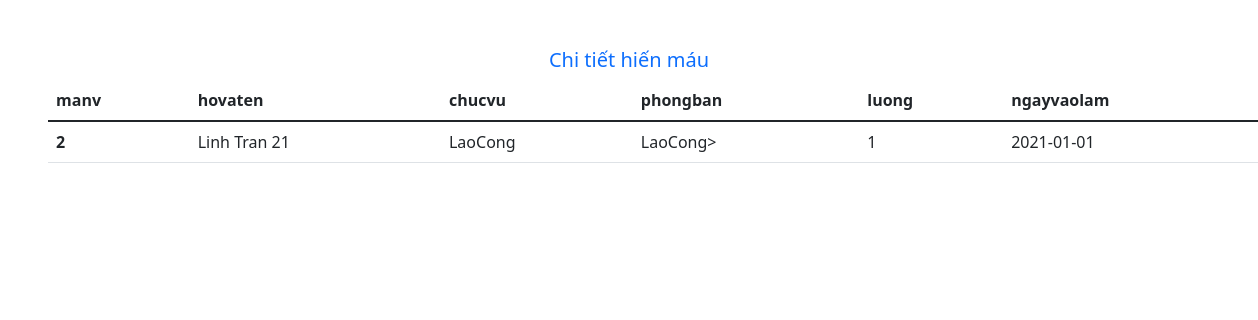
The app's page /index.php?controller=nhanvien&action=detail&id=2 with its own data.
### tables this page shows
CREATE TABLE `nhanvien` (
  `maNV` int(11) NOT NULL,
  `hovaten` varchar(500) NOT NULL,
  `chucvu` varchar(20) NOT NULL,
  `phongban` varchar(500) NOT NULL,
  `luong` int(11) NOT NULL,
  `ngayvaolam` date NOT NULL
);

### controller/NhanvienController.php (called while the page is built, shortened)
<?php
    require_once 'model/NhanvienModel.php';
    class NhanvienController{
        function detail(){
            $manv = $_GET['id'];
            $NVModel = new NhanvienModel();
            $nv = $NVModel->getNhanvien($manv);
            require_once 'view/nhanvien/detail.php';
        }
    }
?>

### index.php (called while the page is built, shortened)
<?php
    $action     = isset($_GET['action']) ? $_GET['action'] : 'index';
    $object = new $classController();
    $object->$action();
?>

### model/NhanvienModel.php (called while the page is built, shortened)
<?php
    class NhanvienModel{
        public function getNhanvien($nhanvienID) {
            $connection = $this->connectDb();
            $querySelect = "SELECT * FROM nhanvien WHERE manv=$nhanvienID";
            $result = mysqli_query($connection, $querySelect);
            $arr_nhanvien = [];
            if(mysqli_num_rows($result) > 0) {
                $arr_nhanviens = mysqli_fetch_all($result, MYSQLI_ASSOC);
                $arr_nhanvien = $arr_nhanviens[0];
            }
            return $arr_nhanvien;
        }
        public function connectDb() {
            $connection = mysqli_connect(DB_HOST, DB_USERNAME, DB_PASSWORD, DB_NAME);
            return $connection;
        }
    }
?>

### view/nhanvien/detail.php (the view, shortened to what this page needs)
<!DOCTYPE html>
<html lang="en">
<head>
    <link rel="stylesheet" href="https://cdn.jsdelivr.net/npm/bootstrap-icons@1.7.2/font/bootstrap-icons.css">
    <link href="https://cdn.jsdelivr.net/npm/bootstrap@5.1.3/dist/css/bootstrap.min.css" rel="stylesheet"
>
</head>
<body>
    <main>
    <h5 class="text-center text-primary mt-5" >Chi tiết hiến máu</h5>
    <table class="table ms-5">
        <thead>
                    <tr>
                    <th scope="col">manv</th>
                    <th scope="col">hovaten</th>
                    <th scope="col">chucvu</th>
                    <th scope="col">phongban</th>
                    <th scope="col">luong</th>
                    <th scope="col">ngayvaolam</th>
                    </tr>
                </thead>
                <tbody>
                <tr>
                    <th scope="row"><?php echo $nv['maNV']; ?></th>
                    <td><?php echo $nv['hovaten']; ?></td>
                    <td><?php echo $nv['chucvu']; ?></td>
                    <td><?php echo $nv['phongban']; ?></td>
                    <td><?php echo $nv['luong']; ?></td>
                    <td><?php echo $nv['ngayvaolam']; ?></td>
                </tr>
                </tbody>
     </table>
    </main>
</body>
</html>

### records on screen
nhanvien: maNV "2", hovaten "Linh Tran 21", chucvu "LaoCong", phongban "LaoCong>", luong "1", ngayvaolam "2021-01-01"
